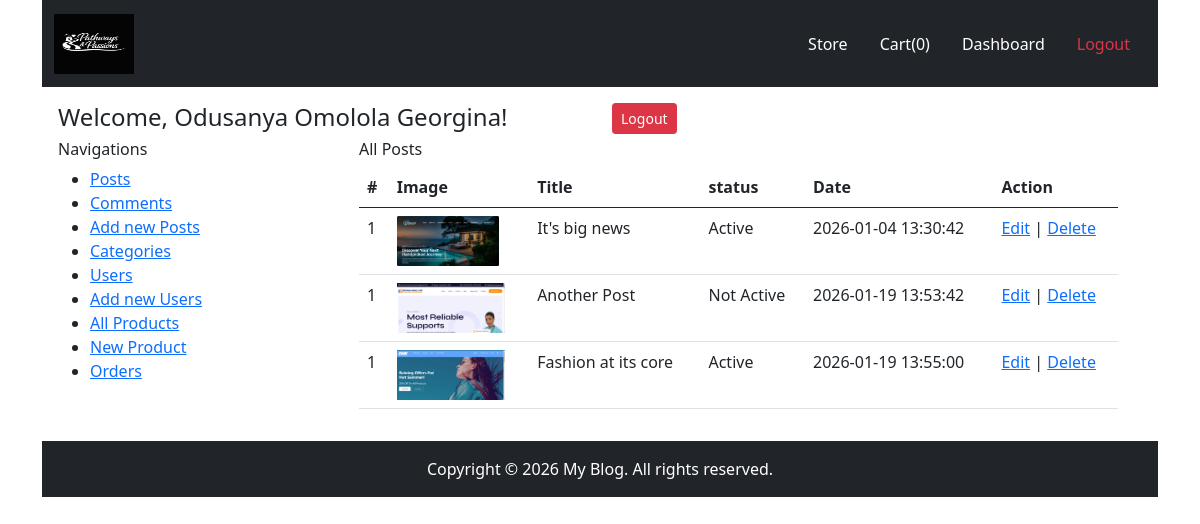
Screenshot of /dashboard.php (signed in) with the database file from the repository.
### tables this page shows
CREATE TABLE IF NOT EXISTS `posts` (
  `id` int(11) NOT NULL AUTO_INCREMENT,
  `title` varchar(1000) DEFAULT NULL,
  `content` text,
  `timestamp` timestamp NULL DEFAULT CURRENT_TIMESTAMP,
  `status` int(11) NOT NULL DEFAULT '0',
  `category_id` varchar(1000) DEFAULT NULL,
  `thumbnail` varchar(1000) DEFAULT NULL,
  PRIMARY KEY (`id`)
);

### dashboard.php (the view, shortened to what this page needs)
<?php
require "inc/header.php";
?>
<div class="container">
    <?php
require 'pages/header-home.php';
include 'inc/process.php';
?>
    <div class="container p-3">
        <div class="row">
            <div class="col-12">
                <div class="row">
                    <div class="col-6">
                        <h4>Welcome, <?php echo $_SESSION['user']['name']; ?>!</h4>
                    </div>
                    <div class="col-6">
                        <a href="logout.php" class="btn btn-sm btn-danger">Logout</a>
                    </div>
                </div>
            </div>
            <div class="col-3">
                <h6>Navigations</h6>
                <ul>
                    <li>
                        <a href="posts.php">Posts</a>
                    </li>
                    <li>
                        <a href="comments.php">Comments</a>
                    </li>
                    <li>
                        <a href="new-post.php">Add new Posts</a>
                    </li>
                    <li>
                        <a href="category.php">Categories</a>
                    </li>
                    <li>
                        <a href="users.php">Users</a>
                    </li>
                    <li>
                        <a href="new-user.php">Add new Users</a>
                    </li>
                    <li>
                        <a href="products.php">All Products</a>
                    </li>
                    <li>
                        <a href="new-product.php">New Product</a>
                    </li>
                    <li>
                        <a href="orders.php">Orders</a>
                    </li>
                </ul>
            </div>
            <div class="col-9">
                <div class="container">
                    <h6>All Posts</h6>
                    <table class="table">
                        <thead>
                            <tr>
                                <th scope="col">#</th>
                                <th scope="col">Image</th>
                                <th scope="col">Title</th>
                                <th scope="col">status</th>
                                <th scope="col">Date</th>
                                <th scope="col">Action</th>
                            </tr>
                        </thead>
                        <tbody>
                            <?php
                            $sql = "SELECT * FROM posts";
                            $query = mysqli_query($connection, $sql);
                            while($result = mysqli_fetch_assoc($query)){
                            ?>
                            <tr>
                                <td scope="row">1</td>
                                <td scope="row">
                                    <img height="50" src="<?php echo $result ["thumbnail"] ?>" alt="" />
                                </td>
                                <td>
                                    <?php echo $result['title'] ?>
                                </td>
                                <td>
                                    <?php
                                    if($result["status"]){
                                        ?>
                                    Active
                                    <?php
                                    }else{
                                        ?>
                                    Not Active
                                    <?php
                                    }
                                    ?>
                                </td>
                                <td>
                                    <?php echo $result ["timestamp"]?>
                                </td>
                                <td>
                                    <a href="edit-post.php?edit_post_id=<?php echo $result['id'] ?>">Edit</a>
                                    |
                                    <a href="?delete_post=<?php echo $result['id'] ?>">Delete</a>
                                </td>
                            </tr>
                            <?php
                            }
                            ?>
                        </tbody>
                    </table>
                </div>
            </div>
        </div>
    </div>
    <?php
require 'pages/footer-home.php';
?>
</div>
<?php
require 'inc/footer.php';
 ?>

### rows the page displays
posts: thumbnail (picture), title "It's big news", status "Active", timestamp "2026-01-04 13:30:42"
posts: thumbnail (picture), title "Another Post", status "Not Active", timestamp "2026-01-19 13:53:42"
posts: thumbnail (picture), title "Fashion at its core", status "Active", timestamp "2026-01-19 13:55:00"

### other values shown
$_SESSION['user']['name'] "Odusanya Omolola Georgina"
